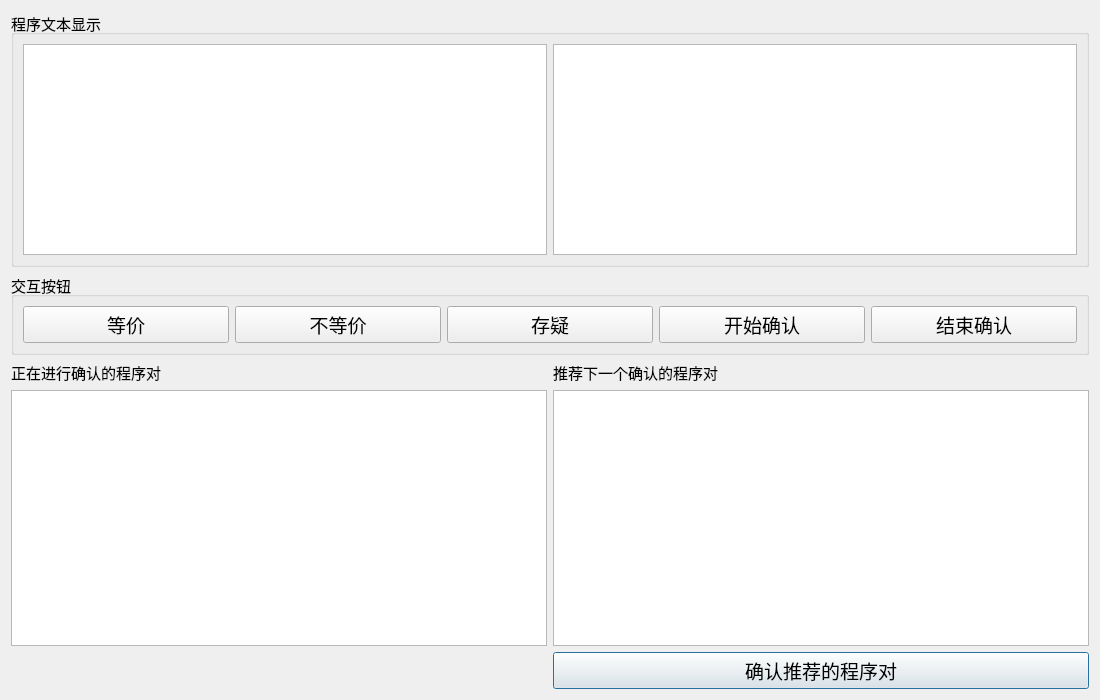
<?xml version="1.0" encoding="UTF-8"?>
<ui version="4.0">
 <class>ConfirmTool</class>
 <widget class="QDialog" name="ConfirmTool">
  <property name="geometry">
   <rect>
    <x>0</x>
    <y>0</y>
    <width>1100</width>
    <height>700</height>
   </rect>
  </property>
  <property name="windowTitle">
   <string>ConfirmTool</string>
  </property>
  <layout class="QGridLayout" name="gridLayout_3">
   <item row="6" column="1">
    <widget class="QPushButton" name="btn_recommend">
     <property name="font">
      <font>
       <pointsize>14</pointsize>
      </font>
     </property>
     <property name="text">
      <string>确认推荐的程序对</string>
     </property>
    </widget>
   </item>
   <item row="1" column="0" colspan="2">
    <widget class="QGroupBox" name="gBox_btn">
     <property name="font">
      <font>
       <pointsize>11</pointsize>
      </font>
     </property>
     <property name="title">
      <string>交互按钮</string>
     </property>
     <layout class="QGridLayout" name="gridLayout">
      <item row="0" column="0">
       <widget class="QPushButton" name="btn_equal">
        <property name="font">
         <font>
          <pointsize>14</pointsize>
         </font>
        </property>
        <property name="text">
         <string>等价</string>
        </property>
       </widget>
      </item>
      <item row="0" column="1">
       <widget class="QPushButton" name="btn_inequal">
        <property name="font">
         <font>
          <pointsize>14</pointsize>
         </font>
        </property>
        <property name="text">
         <string>不等价</string>
        </property>
       </widget>
      </item>
      <item row="0" column="2">
       <widget class="QPushButton" name="btn_unsure">
        <property name="font">
         <font>
          <pointsize>14</pointsize>
         </font>
        </property>
        <property name="text">
         <string>存疑</string>
        </property>
       </widget>
      </item>
      <item row="0" column="3">
       <widget class="QPushButton" name="btn_start">
        <property name="font">
         <font>
          <pointsize>14</pointsize>
         </font>
        </property>
        <property name="text">
         <string>开始确认</string>
        </property>
       </widget>
      </item>
      <item row="0" column="4">
       <widget class="QPushButton" name="btn_end">
        <property name="font">
         <font>
          <pointsize>14</pointsize>
         </font>
        </property>
        <property name="text">
         <string>结束确认</string>
        </property>
       </widget>
      </item>
     </layout>
    </widget>
   </item>
   <item row="5" column="0">
    <widget class="QTextBrowser" name="text_program_path">
     <property name="font">
      <font>
       <pointsize>14</pointsize>
      </font>
     </property>
    </widget>
   </item>
   <item row="3" column="0">
    <widget class="QLabel" name="label_confirming">
     <property name="font">
      <font>
       <pointsize>11</pointsize>
      </font>
     </property>
     <property name="text">
      <string>正在进行确认的程序对</string>
     </property>
    </widget>
   </item>
   <item row="5" column="1">
    <widget class="QTextBrowser" name="text_recommend">
     <property name="font">
      <font>
       <pointsize>14</pointsize>
      </font>
     </property>
    </widget>
   </item>
   <item row="3" column="1">
    <widget class="QLabel" name="label_recommend">
     <property name="font">
      <font>
       <pointsize>11</pointsize>
      </font>
     </property>
     <property name="text">
      <string>推荐下一个确认的程序对</string>
     </property>
    </widget>
   </item>
   <item row="0" column="0" colspan="2">
    <widget class="QGroupBox" name="gBox_text">
     <property name="font">
      <font>
       <pointsize>11</pointsize>
      </font>
     </property>
     <property name="title">
      <string>程序文本显示</string>
     </property>
     <layout class="QGridLayout" name="gridLayout_2">
      <item row="0" column="0">
       <widget class="QTextBrowser" name="text_program_1">
        <property name="font">
         <font>
          <pointsize>14</pointsize>
         </font>
        </property>
       </widget>
      </item>
      <item row="0" column="1">
       <widget class="QTextBrowser" name="text_program_2">
        <property name="font">
         <font>
          <pointsize>14</pointsize>
         </font>
        </property>
       </widget>
      </item>
     </layout>
    </widget>
   </item>
  </layout>
 </widget>
 <resources/>
 <connections/>
</ui>
